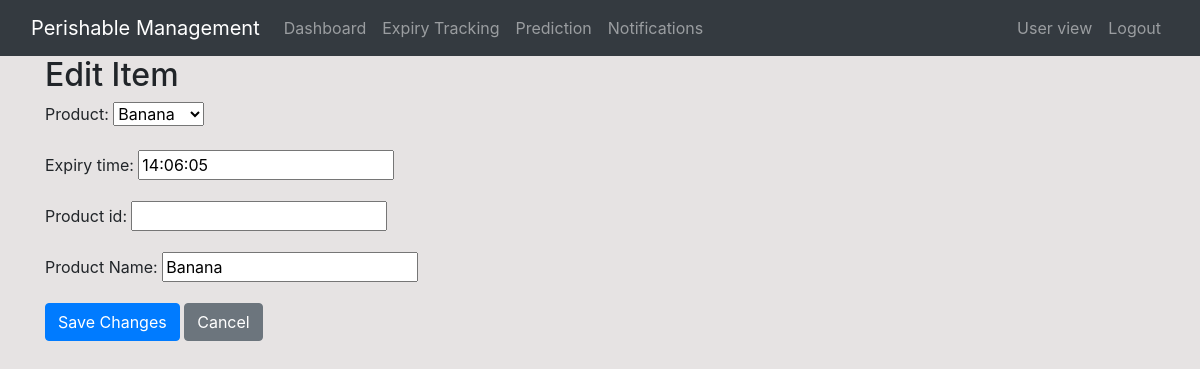
/expiry/edit-item/2/ (signed in), run on the app's committed database.
### expiry/models.py (models this page shows, shortened)
class ExpiryItem(models.Model):
    product = models.ForeignKey(Product,on_delete=models.CASCADE,null=True)
    expiry_time = models.TimeField()
    class Meta:
        app_label = 'expiry'
        ordering = ['expiry_time']

### dashboard/models.py (models this page shows)
class Product(models.Model):
    product_id = models.CharField(max_length=30,null=True)
    product_name = models.CharField(max_length=30,null=True)
    category= models.CharField(max_length=30,choices=CATEGORY,null=True)
    quantity=models.FloatField(validators=[MinValueValidator(0.25), MaxValueValidator(400.0)],null=True)
    def __str__(self) :
        return self.product_name

### expiry/views.py (the view, shortened to what this page needs)
# urls.py: path('edit-item/<int:item_id>/', EditItemView.as_view(), name='edit_item'),
class EditItemView(View):
    template_name = 'expiry/edit_item.html'
    def get(self, request, item_id, *args, **kwargs):
        item = get_object_or_404(ExpiryItem, id=item_id)
        form = ExpiryItemForm(instance=item)
        return render(request, self.template_name, {'form': form, 'item': item})

### expiry/forms.py
class ExpiryItemForm(forms.ModelForm):
    product_id = forms.IntegerField()
    class Meta:
        model = ExpiryItem
        fields = ['product','expiry_time']
    widgets = {
        'expiry_time': forms.TimeInput(format='%H:%M', attrs={'type': 'time'}),
    }
    def __init__(self, *args, **kwargs):
        super().__init__(*args, **kwargs)
        self.fields['product_name'] = forms.CharField(
            label='Product Name',
            max_length=255,
            required=True,
            initial=self.instance.product.product_name if self.instance.product else ''
        )

### templates/expiry/edit_item.html (shortened to what this page needs)
{% extends 'partials/base.html' %}
{% block content %}
  <div class="container">
    <h2>Edit Item</h2>
    <form method="post" action="{% url 'edit_item' item.id %}">
      {{ form.as_p }}
      <button type="submit" class="btn btn-primary">Save Changes</button>
      <a href="{% url 'expiry_list' %}" class="btn btn-secondary">Cancel</a>
    </form>
  </div>
{% endblock %}

### static/style.css (style rules this page uses)
body { background: rgb(230, 227, 227); }

### data on the page
ExpiryItem: product "Banana", expiry_time "14:06:05"
Product: product_name "Banana"
